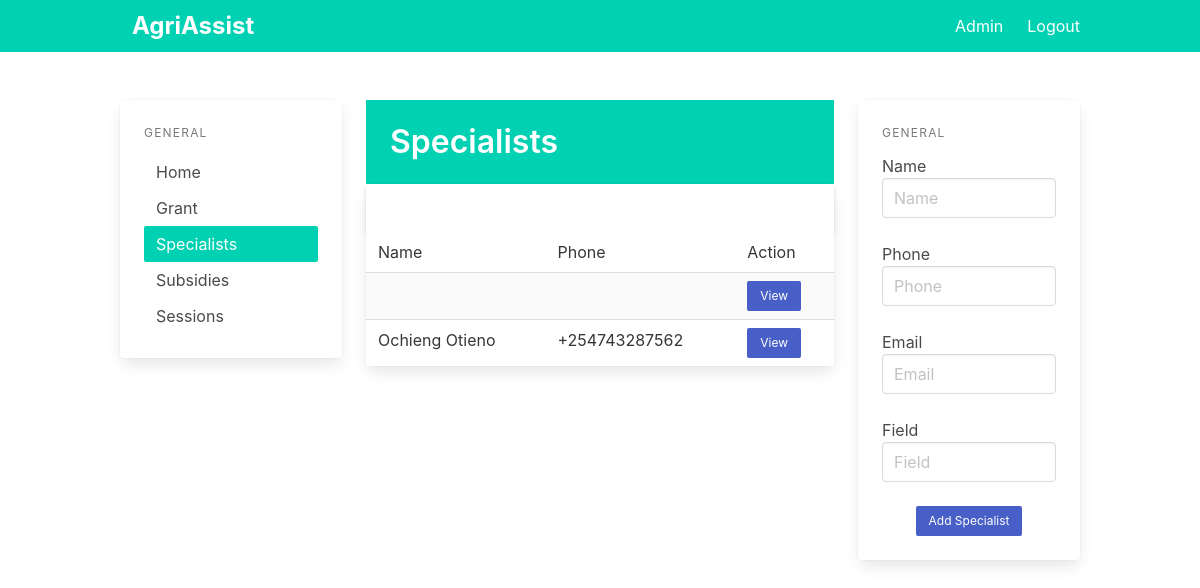
Page /specialist (signed in) on the earlier database version.
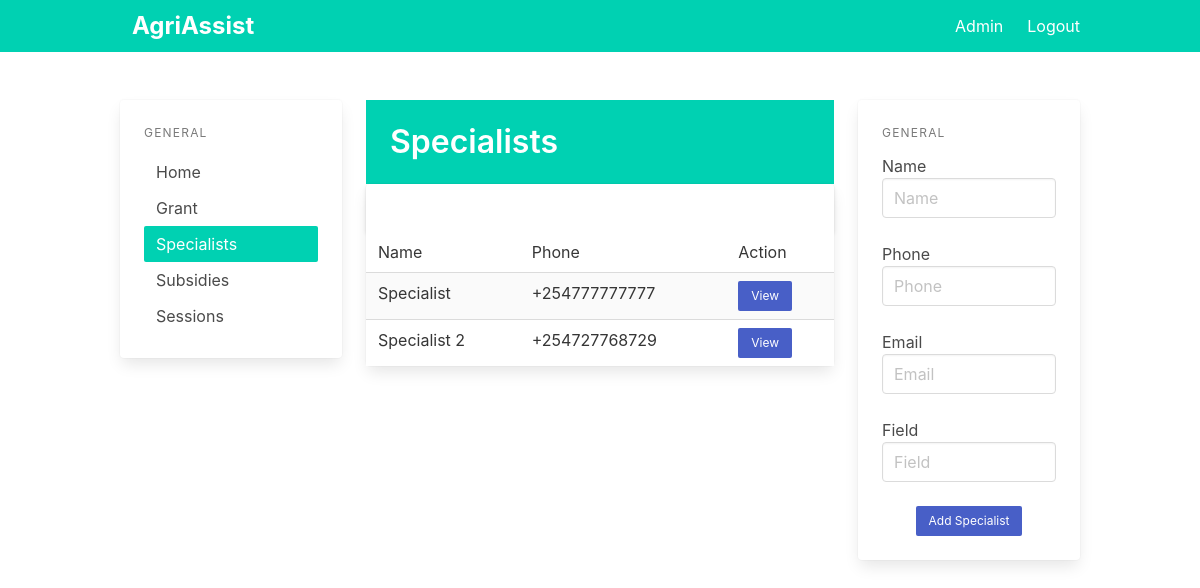
Same page on the later database version.
### app/models.py (models this page shows)
class Specialist(db.Model):
    id = db.Column(db.Integer, primary_key=True)
    name = db.Column(db.String(100))
    email = db.Column(db.String(100))
    phone = db.Column(db.String(15), unique=True)

### app/pages.py (the view)
@page.route('/specialist')
@login_required
def specialists():
    specialists = all_specialists()
    return render_template('specialists.html', specialists=specialists)

### app/__init__.py (called while the page is built)
def create_app():
    app = Flask(__name__)
    app.config.from_pyfile('settings.py')
    app.config["FLASK_DEBUG"] = True
    app.config['SECRET_KEY'] = 'secret-key-goes-here'
    app.config['SQLALCHEMY_DATABASE_URI'] = 'sqlite:///db.sqlite'
    db.init_app(app)
    login_manager = LoginManager()
    login_manager.login_view = 'auth.login'
    login_manager.init_app(app)
    from .models import Admin
    @login_manager.user_loader
    def load_user(user_id):
        return Admin.query.get(int(user_id))
    with app.app_context():
        db.create_all()
    from .auth import auth as auth_blueprint
    app.register_blueprint(auth_blueprint)
    from .pages import page as page_blueprint
    app.register_blueprint(page_blueprint)
    from .main import main as main_blueprint
    app.register_blueprint(main_blueprint)
    return app

### app/utils.py (called while the page is built)
def all_specialists():
    return Specialist.query.all()

### app/templates/specialists.html (shortened to what this page needs)
{% extends "base.html" %}
{% block content %}
<div class="columns">
	<div class="column is-3">
		<div class="card">
			<aside class="menu is-hidden-mobile card-content">
				<p class="menu-label">
					General
				</p>
				<ul class="menu-list">
					<li><a href="/">Home</a></li>
					<li><a href="{{ url_for('page.grants') }}">Grant</a></li>
					<li><a href="{{ url_for('page.specialists') }}" class="has-background-primary has-text-white">Specialists</a>
					</li>
					<li><a href="{{ url_for('page.subsidies') }}">Subsidies</a></li>
					<li><a href="{{ url_for('page.sessions') }}">Sessions</a></li>
				</ul>
			</aside>
		</div>
	</div>
	<div class="column is-6">
		<section class="hero is-primary welcome is-small">
			<div class="hero-body">
				<div class="">
					<h1 class="title">
						Specialists
					</h1>
				</div>
			</div>
		</section>
		<div class="is-3">
			<div class="card events-card">
				<header class="card-header">
					<a href="#" class="card-header-icon" aria-label="more options">
						<span class="icon">
						</span>
					</a>
				</header>
				<div class="card-table">
					<div class="content">
						<table class="table is-fullwidth is-striped">
							<tbody>
								<tr>
									<td>Name</td>
									<td>Phone</td>
									<td>Action</td>
								</tr>
								{% for specialist in specialists %}
								<tr>
									<td>{{specialist.name}}</td>
									<td>{{specialist.phone}}</td>
									<td><a class="button is-link is-small"
											href="{{url_for('page.view_specialist', id=specialist.id)}}">View</a></td>
								</tr>
								{% endfor %}
							</tbody>
						</table>
					</div>
				</div>
			</div>
		</div>
		<br />
	</div>
	<div class="column is-3">
		<div class="card">
			<div class="card-content">
				<div class="content">
					<aside class="menu is-hidden-mobile">
						<p class="menu-label">
							General
						</p>
						<div class="file is-centered is-boxed is-success has-name">
							<label class="file-label">
								<form action="{{ url_for('page.new_specialist') }}" method="POST">
									<div class="control">
										<label>Name</label>
										<input class="input" name="name" type="text" placeholder="Name">
									</div>
									<br />
									<div class="control">
										<label>Phone</label>
										<input class="input" name="phone" type="text" placeholder="Phone">
									</div>
									<br />
									<div class="control">
										<label>Email</label>
										<input class="input" name="email" type="text" placeholder="Email">
									</div>
									<br />
									<div class="control">
										<label>Field</label>
										<input class="input" name="field" type="text" placeholder="Field">
									</div>
									<br />
									<div class="field is-grouped is-grouped-centered">
										<p class="control">
											<input type="submit" class="button is-primary is-link is-small" value="Add Specialist">
										</p>
									</div>
								</form>
							</label>
						</div>
					</aside>
				</div>
			</div>
		</div>
	</div>
</div>
{% endblock %}

Differences in the rows shown:
changed Specialist: name (not shown) → "Specialist"; phone (not shown) → "+254777777777"
changed Specialist: name "Ochieng Otieno" → "Specialist 2"; phone "+254743287562" → "+254727768729"
